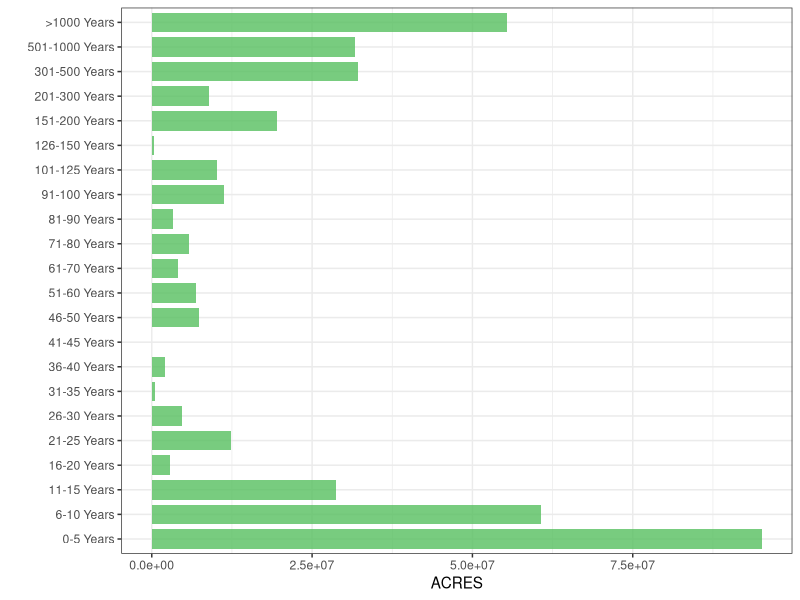

Recreate this plot in R.
# NE fire poster

# Mean Fire Return Interval horizontal bar
library(ggplot2)
library(readr)
library(tidyverse)
mfri <- read_csv("data/NE_mfri_clean.csv")
mfriPlot <-
mfri %>%
  mutate(LABEL = fct_reorder(LABEL, VALUE)) %>% # this line orders them by year, but they're backwards
  ggplot( aes(x=LABEL, y=ACRES)) +
  geom_bar(stat="identity", fill="#56bf5f", alpha=.8, width=.8) +
  coord_flip() +
  xlab("") +
  theme_bw() 

mfriPlot
